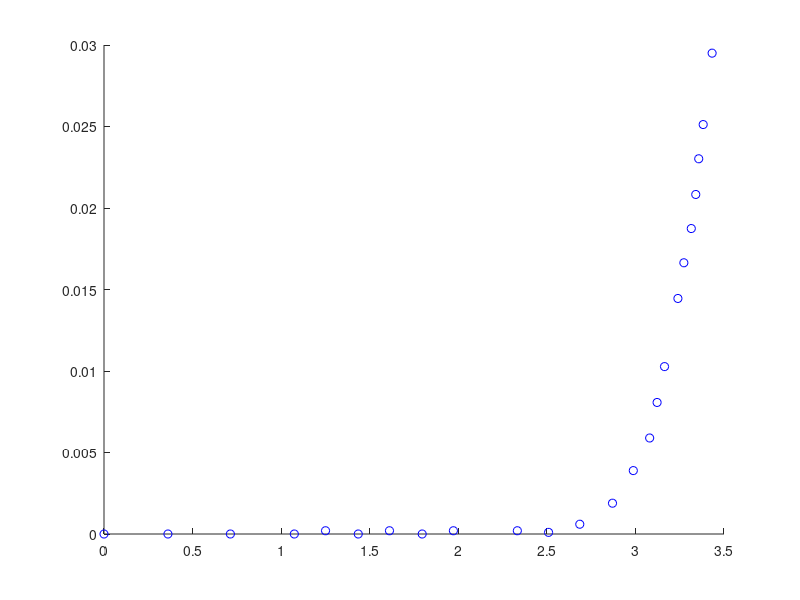

Write MATLAB code to recreate this figure. (Note: this script raises an error after producing the figure.)
clc
clear
close all

I = [0.00000; 0.00000; 0.00000; 0.00000; 0.00020; 0.00000; 0.00020; 0.00000; 0.00020; 0.00020; 0.00010; 0.00060; 0.00189; 0.00389; 0.00589; 0.00807; 0.01027; 0.01445; 0.01664; 0.01874; 0.02083; 0.02302; 0.02512; 0.02950];
V = [0.00000; 0.36091; 0.71343; 1.07434; 1.25060; 1.43525; 1.61151; 1.79616; 1.97242; 2.33333; 2.50959; 2.68585; 2.87050; 2.98801; 3.08034; 3.12230; 3.16427; 3.23981; 3.27338; 3.31535; 3.34053; 3.35731; 3.38249; 3.43285];

figure; 
hold on;
plot(V, I, 'bo');

n = 6; %6 segmente -> 5 noduri intermediare
idx = [1 5 9 13 17 21 24];
R = zeros(n,1);
Re = 0;

for i = 1:n
    Ii = I(idx(i):idx(i+1));
    Vi = V(idx(i):idx(i+1));
    fit_i = fit(Vi, Ii, 'poly1');
    c = coeffvalues(fit_i);
    fi = c(1) * Vi + c(2);
    plot(Vi, fi, 'r'); 
end

for i = 9:24
    R(i) = V(i)/I(i);
    Re = Re + R(i);
end

% Label the plot
ylabel('Current (I)');
xlabel('Voltage (V)');
title('Piecewise Linear Approximation of LED Voltage-Current Characteristic');
legend('Measured Data', 'Piecewise Linear Fit');
hold off;

display(R)
Re
